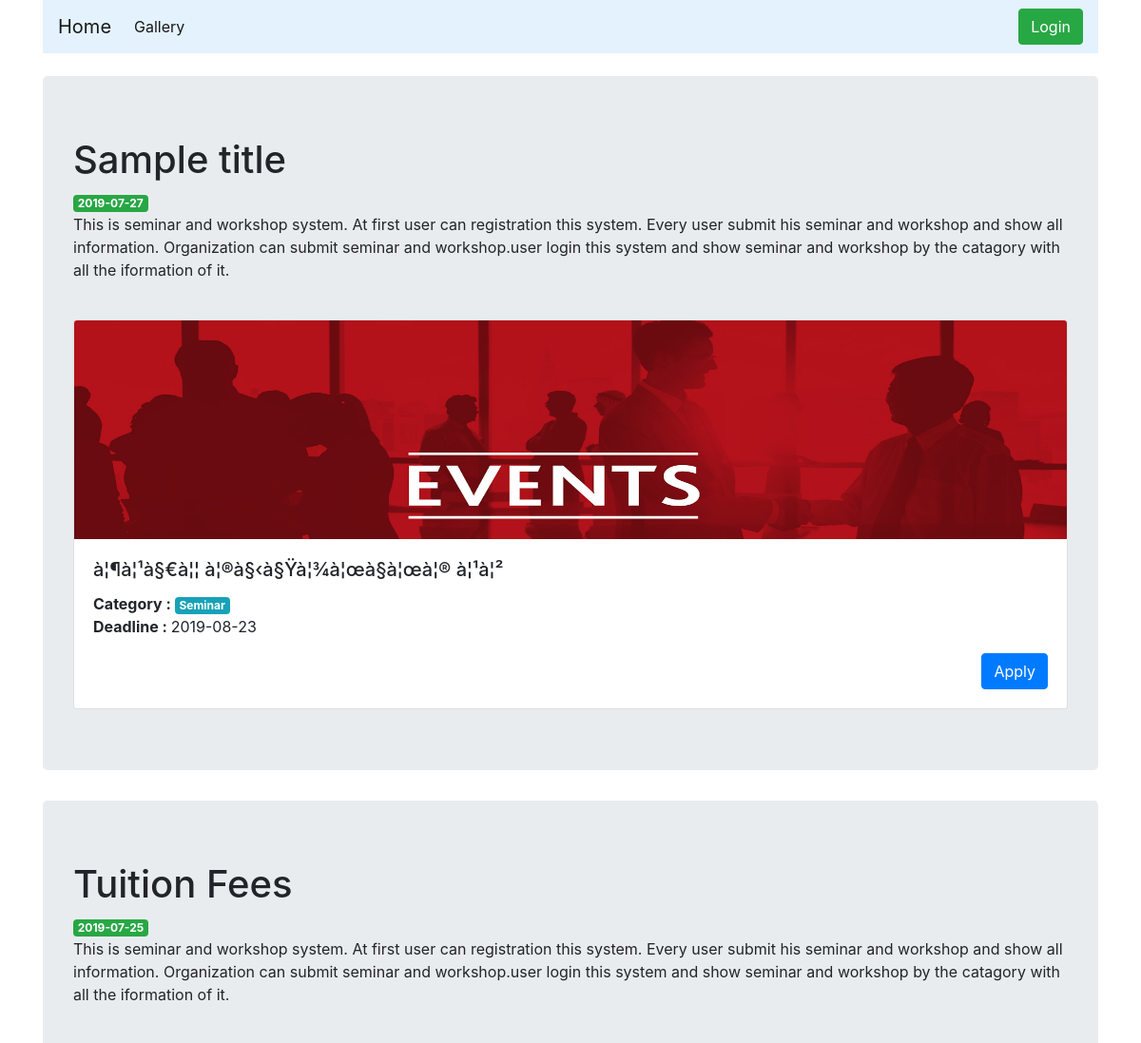
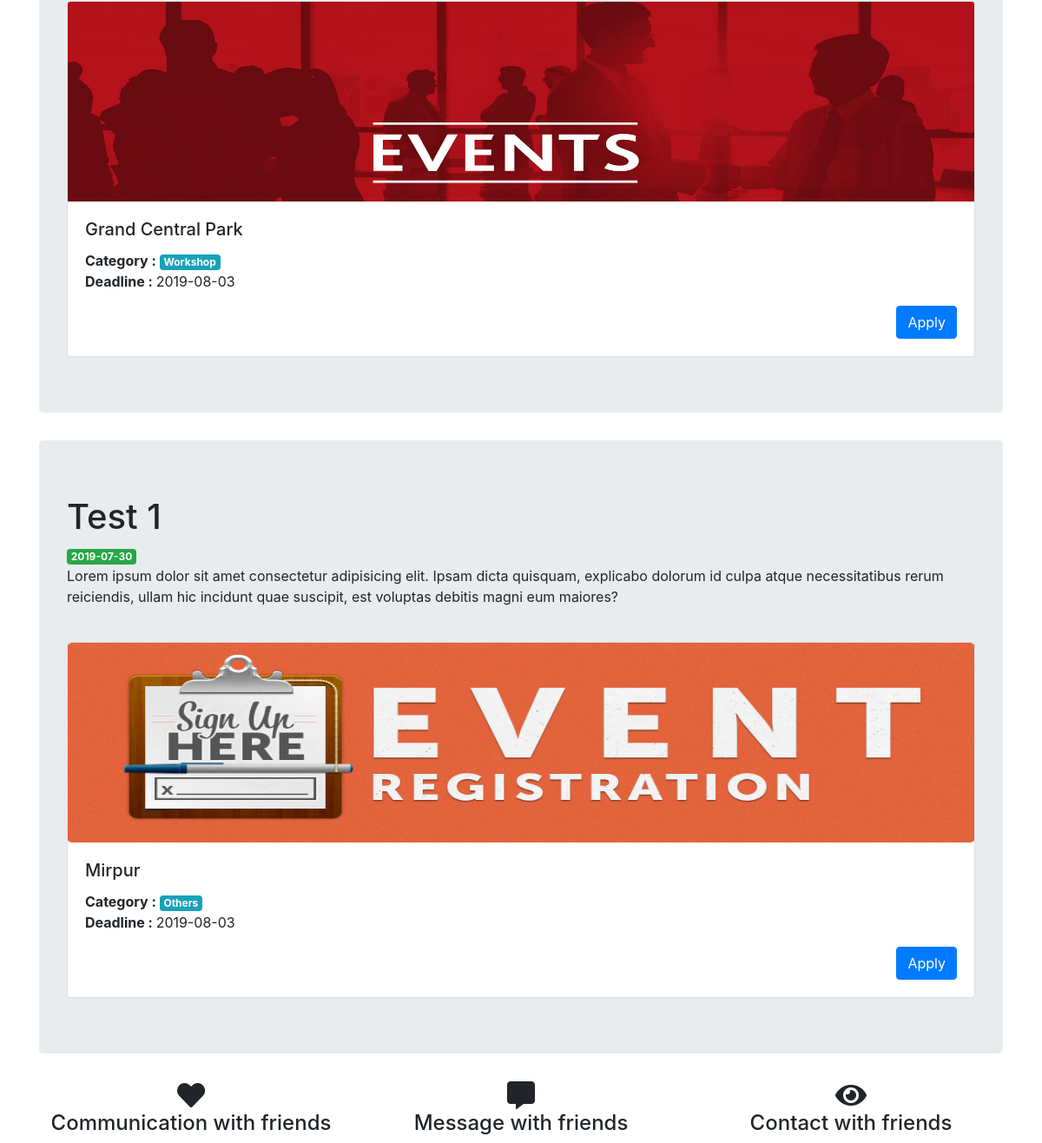
The page / on the database its author committed (2 pictures, top to bottom).
### tables this page shows
CREATE TABLE `post` (
  `id` int(11) NOT NULL,
  `date` varchar(100) NOT NULL,
  `title` varchar(100) NOT NULL,
  `description` varchar(900) NOT NULL,
  `image_post` varchar(300) NOT NULL,
  `category` varchar(100) NOT NULL,
  `location` varchar(100) NOT NULL,
  `deadline` varchar(100) NOT NULL
);

### index.php (the view, shortened to what this page needs)
<!doctype html>
<html lang="en">
  <head>
    <link rel="stylesheet" type="text/css" href="css/bootstrap.css">
	<link rel="stylesheet" type="text/css" href="css/bootstrap.min.css">
	<link rel="stylesheet" type="text/css" href="css/others.css">
    <link rel="stylesheet" href="https://use.fontawesome.com/releases/v5.6.3/css/all.css">
  </head>
  <body>
  	<div class="container">
	  <nav class="navbar navbar-expand-lg navbar-light" style="background-color: #e3f2fd;">
		  <a class="navbar-brand" href="index.php">Home</a>
		  <div class="collapse navbar-collapse" id="navbarSupportedContent">
		    <ul class="navbar-nav mr-auto">
		      <li class="nav-item active">
		        <a class="nav-link" href="Gallery.php">Gallery</a>
		      </li>
		    </ul>
		    <form class="form-inline my-2 my-lg-0">
			  <a class="btn btn-success" href="login.php">Login</a>
		    </form>
		  </div>
		</nav><br>
		<div class="">
			<?php
				$con=mysqli_connect("localhost","root","","seminar") or die("Error connecting to MySQL Server");
				$result=mysqli_query($con, "SELECT * FROM post");
				while($row = $result->fetch_assoc() ) {
						$image_src = "post/".$row['image_post'];
						echo '
						<div class="jumbotron">
							<h1>'.$row['title'].'</h1> <span class="badge badge-success">'.$row['date'].'</span>
							<p>'.$row['description'].'</p><br>
							<div class="card">
								<img src="'.$image_src.'" class="card-img-top" width="100%" height="230">
								 <div class="card-body">
								    <h5 class="card-title">'.$row['location'].'</h5>
								    <p class="card-text">
								    	<strong>Category : <span class="badge badge-info">'.$row['category'].'</span></strong> <br>
								    	<strong>Deadline : </strong>'.$row['deadline'].'
								    </p>
								    <div class="text-right">
								     	<a href="Apply.php?category='.$row['category'].'" class="btn btn-primary">Apply</a>
								    </div>
								 </div>
							</div>
						</div>
						';
				}
			?>
		</div>
		<div class="row text-center">
			<div class="col-sm-4 fbox ">
				<i class="fas fa-heart fa-2x"></i>
				<h4>Communication with friends</h4>
			</div>
			<div class="col-sm-4 fbox ">
				<i class="fas fa-comment-alt fa-2x"></i>
				<h4>Message with friends</h4>
			</div>
			<div class="col-sm-4 fbox ">
				<i class="fas fa-eye fa-2x"></i>
				<h4>Contact with friends</h4>
			</div>
		</div>
	</div>
  </body>
</html>

### rows shown on the page
post: title "Sample title", date "2019-07-27", description "This is seminar and workshop system. At first user can registration this system. Every user submit his seminar and workshop and show all information. Organization can submit seminar and workshop.user login this system and show seminar and workshop by the catagory with all the iformation of it.", image_post (picture), location "à¦¶à¦¹à§€à¦¦ à¦®à§‹à§Ÿà¦¾à¦œà§à¦œà¦® à¦¹à¦²", category "Seminar", deadline "2019-08-23"
post: title "Tuition Fees", date "2019-07-25", description "This is seminar and workshop system. At first user can registration this system. Every user submit his seminar and workshop and show all information. Organization can submit seminar and workshop.user login this system and show seminar and workshop by the catagory with all the iformation of it.", image_post (picture), location "Grand Central Park", category "Workshop", deadline "2019-08-03"
post: title "Test 1", date "2019-07-30", description "Lorem ipsum dolor sit amet consectetur adipisicing elit. Ipsam dicta quisquam, explicabo dolorum id culpa atque necessitatibus rerum reiciendis, ullam hic incidunt quae suscipit, est voluptas debitis magni eum maiores?", image_post (picture), location "Mirpur", category "Others", deadline "2019-08-03"
